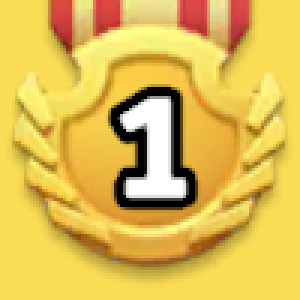
#> input picture config/templates/ranking/Str_Rank001.png, 100 x 100 px (shown 3 times larger)
$ python Get-ImageCoords.py ../config/templates/ranking/Str_Rank001.png ../config/templates/ranking/Str_Rank002.png
#> lines starting #> are read from the running program, lines starting #| are printed output that depends on the picture
import cv2
import sys
import os
from datetime import datetime

# --- CLI Args Handling ---
if len(sys.argv) < 3:
    print("Usage: python Get-ImageCoords.py <template_path> <image_path> [--debug] [--threshold=0.90]")
    sys.exit(1)

template_path = sys.argv[1]
image_path = sys.argv[2]

debug_mode = False
threshold = 0.8  # Default match threshold

# Parse flags
for arg in sys.argv[3:]:
    if arg == "--debug":
        debug_mode = True
    elif arg.startswith("--threshold="):
        try:
            threshold = float(arg.split("=")[1])
        except ValueError:
            print("Invalid threshold value. Use a number like 0.90.")
            sys.exit(1)

# --- Load images in grayscale ---
template = cv2.imread(template_path, cv2.IMREAD_GRAYSCALE)
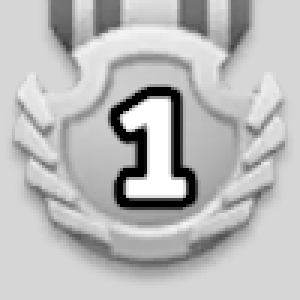
#> template: shape (100, 100) (shown 3 times larger); min 0, max 255, mean 186.9
image = cv2.imread(image_path, cv2.IMREAD_GRAYSCALE)
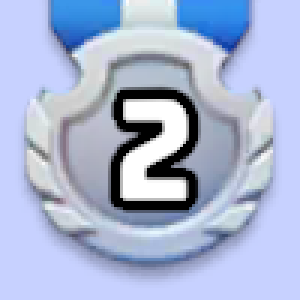
#> input picture config/templates/ranking/Str_Rank002.png, 100 x 100 px (shown 3 times larger)
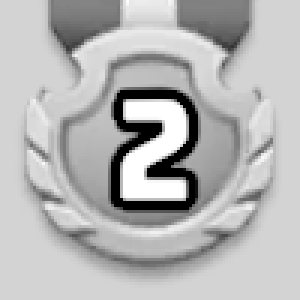
#> image: shape (100, 100) (shown 3 times larger); min 0, max 255, mean 181.3

if template is None:
    print("Error: Template image not found:", template_path)
    sys.exit(1)
if image is None:
    print("Error: Source image not found:", image_path)
    sys.exit(1)

# --- Template Matching ---
res = cv2.matchTemplate(image, template, cv2.TM_CCOEFF_NORMED)
#> res = [0.561]
min_val, max_val, min_loc, max_loc = cv2.minMaxLoc(res)
#> min_val = 0.561; max_val = 0.561; min_loc = (0, 0); max_loc = (0, 0)
match_x, match_y = max_loc
#> match_x = 0; match_y = 0

# --- Debug Logging ---
if debug_mode:
    try:
        log_dir = os.path.join(os.path.dirname(os.path.dirname(__file__)), "logs")
        os.makedirs(log_dir, exist_ok=True)

        timestamp = datetime.now().strftime("%Y%m%d_%H%M%S")
        template_name = os.path.splitext(os.path.basename(template_path))[0]
        image_name = os.path.splitext(os.path.basename(image_path))[0]

        h, w = template.shape[:2]
        debug_img = cv2.cvtColor(image.copy(), cv2.COLOR_GRAY2BGR)  # Convert to color for drawing
        cv2.rectangle(debug_img, (match_x, match_y), (match_x + w, match_y + h), (0, 0, 255), 2)

        debug_filename = f"{image_name}_match_{template_name}_debug.png"
        debug_path = os.path.join(log_dir, debug_filename)
        cv2.imwrite(debug_path, debug_img)

        log_text = (
            f"[{timestamp}]\n"
            f"Template: {template_path}\n"
            f"Image: {image_path}\n"
            f"Confidence: {max_val:.2f}\n"
            f"Match Location: ({match_x}, {match_y})\n"
            f"Debug Image: {debug_path}\n"
            "------------------------\n"
        )

        with open(os.path.join(log_dir, "debug_log.txt"), "a", encoding="utf-8") as log_file:
            log_file.write(log_text)
    except Exception as e:
        print(f"Debug logging failed: {e}", file=sys.stderr)

# --- Threshold filtering ---
if max_val >= threshold:
    print(f"{match_x},{match_y}")
else:
    print("")  # PowerShell will treat this as $null
    sys.exit(0)
#> (the program exits here)
